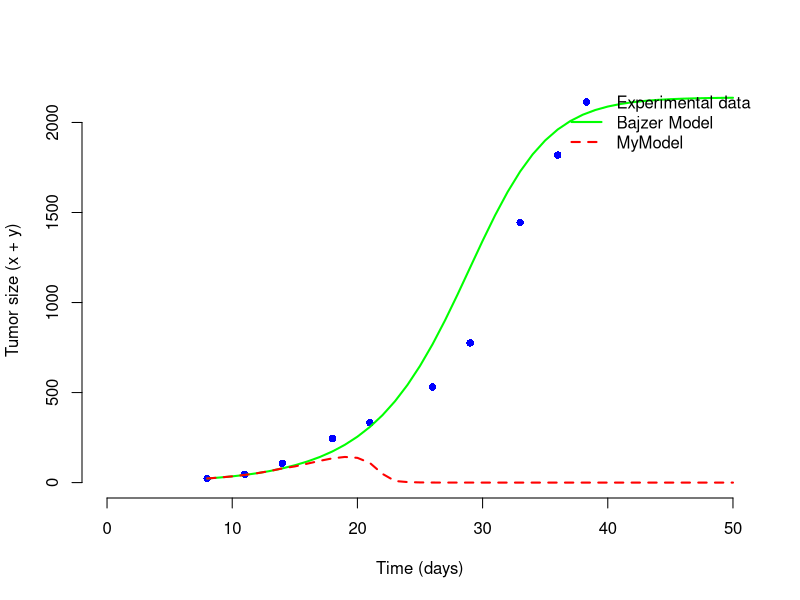

Recreate this plot in R.
rm(list=ls())

###################################################################
###################################################################
## Projet
###################################################################
###################################################################

data.df <- read.csv("../Data/NIS-data.csv", header=TRUE)

TimeData <- data.df$x
TumorData <- data.df$y



Viro.model <- function(t, pop, param) {
  
  y <- pop[1]  # Uninfected Tumors
  x <- pop[2]  # Infected Tumors
  v <- pop[3]  # Virus
  
  K=param[1] #Carrying capacity of tumors (in 10 ^6 cells)
  r=param[2] #Effective growth rate of uninfected cells (day-1)
  delta=param[3] #Effective death rate constant of infected cells (day-1)
  
  rho=param[4] #Rate constant of cell fusion (per day per 10^6 cells)
  k=param[5] #Infection rate constant (per day per 106 cells or virions) of uninfected cells by free virus v(t)
  a=param[6] #Virus production rate constant by infected cells (virions per day per cell)
  w=param[7] #Rate constant of virus elimination (day-1)
  
  eps=param[8]
  
  #x,y,v the results 
  dy <- r*y*(1-((y+x)^eps/K^eps))-k*y*v-rho*x*y
  dx <- k*y*v - delta*x
  dv <- a*x - w*v - k*y*v
  

  
  res<-c(dy, dx, dv)
  
  list(res)
}


MyViro.model <- function(t, pop, param) {
  y <- pop[1]  # cellules tumorales non infectées
  x <- pop[2]  # cellules tumorales infectées
  s <- pop[3]
  v <- pop[4]  # particules virales
  
  
  K     <- param[1]
  r     <- param[2]
  delta <- param[3]
  rho   <- param[4]
  k     <- param[5]
  a     <- param[6]
  w     <- param[7]
  eps   <- param[8]
  gamma <- param[9]
  l    <- param[10]  # release of virus
  
  dy <- r * y * (1 - ((y + x + s)^eps / K^eps)) - rho* x * y -k*y*v
  
  dx <- k*y*v  - delta*x - rho* x * y
  
  ds <- 2*rho*x*y - gamma*s
  
  dv <- a*x - w*v - k*y*v + l*gamma*s
  
  res<-c(dy, dx, ds, dv)
  
  list(res)
}

##############################
### main = execution du modele
##############################


require(deSolve)

Tmax = 50
dt = 1

y0=TumorData[1]
x0=0
s0=0
v0=0

  
#Fitted param
K=  2139.258#Carrying capacity of tumors (in 10 ^6 cells)
r=  0.2062134 #Effective growth rate of uninfected cells (day-1)
eps= 1.648773

#Estimated param
event.dat <- data.frame(var   = c("v"),
                        time  = 14,
                        value = 2,
                        method = "replace")

Time=seq(from=TimeData[1],to=Tmax,by=dt)

Init.cond <- c(y = y0, x = x0, v = v0)
param=c(K,r,1.119, 0.141, 0.000591, 0.9, 0.3 ,eps)
Init_mymodel.cond <- c(y = y0, x = x0,  s = s0, v = v0)
param_mymodel=c(K,r,1.1063849, 0.1721021, 0.1685458, 0.9069786, 0.2423003 ,eps, 0.1199910, 2.7619762)

# Execute
result <- lsoda(Init.cond, Time, Viro.model, param, events = list(data = event.dat))
result_mymodel <- lsoda(Init_mymodel.cond, Time, MyViro.model, param_mymodel, events = list(data = event.dat))

colnames(result) <- c("Time", "y", "x", "v")
colnames(result_mymodel) <- c("Time", "y", "x", "s", "v")

##############################################################################
# Plot all together
##############################################################################
plot(TimeData, TumorData, pch=16, col="blue",
     xlab="Time (days)", ylab="Tumor size (x + y)", bty="n",
     xlim = c(0, Tmax),ylim=c(0, K))

# Model 1 (green)
lines(result[,"Time"], result[,"y"] + result[,"x"], col="green", lwd=2)

# Model 2 (red)
lines(result_mymodel[,"Time"], result_mymodel[,"y"] + result_mymodel[,"x"], col="red", lwd=2, lty=2)

# Legend
legend("topright", legend=c("Experimental data", "Bajzer Model", "MyModel"),
       col=c("blue", "green", "red"),
       pch=c(16, NA, NA), lty=c(NA, 1, 2), lwd=c(NA, 2, 2), bty="n")
